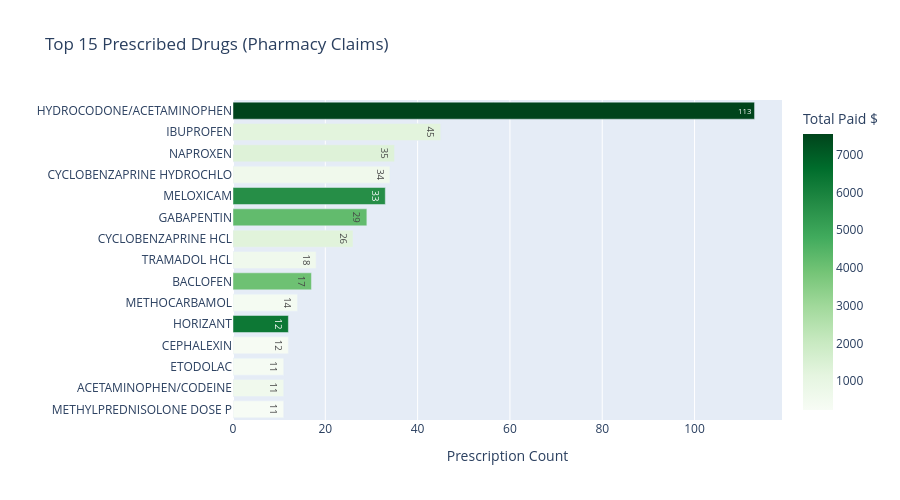

The notebook cell saved with this chart:
### Markdown cell above
## 3. Pharmacy Claims (SV4) — Drug Prescribing Trends

Top prescribed drugs, opioid vs. non-opioid patterns, and pharmacy cost trends over time.

### Code cell
# Pharmacy detail — drug-level data
rx_detail = con.sql("""
    SELECT
        bill_id,
        drug_name,
        ndc_billed_code AS ndc,
        CAST(drugs_supplies_billed_amount AS DOUBLE) AS billed_amount,
        CAST(total_amount_paid_per_line AS DOUBLE) AS paid_amount,
        CAST(drugs_supplies_quantity AS DOUBLE) AS quantity,
        CAST(drugs_supplies_number_of AS DOUBLE) AS days_supply,
        CAST(prescription_line_date AS DATE) AS rx_date,
        dispensed_as_written_code AS daw_code
    FROM (
        SELECT * FROM raw.pharmacy_detail_current
        UNION ALL SELECT * FROM raw.pharmacy_detail_historical
    )
    WHERE drug_name IS NOT NULL
""").df()

rx_detail['year'] = rx_detail['rx_date'].dt.year

# Top 15 drugs overall
top_drugs = rx_detail.groupby('drug_name').agg(
    rx_count=('drug_name', 'size'),
    total_billed=('billed_amount', 'sum'),
    total_paid=('paid_amount', 'sum'),
    avg_paid=('paid_amount', 'mean'),
    total_qty=('quantity', 'sum'),
).reset_index().sort_values('rx_count', ascending=False).head(15)

fig = px.bar(top_drugs, x='rx_count', y='drug_name', orientation='h',
             title='Top 15 Prescribed Drugs (Pharmacy Claims)',
             labels={'rx_count': 'Prescription Count', 'drug_name': ''},
             color='total_paid', color_continuous_scale='Greens',
             text='rx_count')
fig.update_layout(yaxis=dict(autorange='reversed'), height=500, coloraxis_colorbar_title='Total Paid $')
fig.show()

### Figure 1 — Plotly figure (JSON) as saved in the notebook; plotly's stock layout.template omitted (floating-point values rounded to 4 significant figures)
{"data": [{"hovertemplate": "Prescription Count=%{text}<br>=%{y}<br>total_paid=%{marker.color}<extra></extra>", "legendgroup": "", "marker": {"color": [7546.0, 1222.0, 1371.0, 604.4, 5635.0, 4204.0, 1280.0, 584.6, 4005.0, 361.4, 6300.0, 302.9, 311.9, 577.9, 232.6], "coloraxis": "coloraxis", "pattern": {"shape": ""}}, "name": "", "orientation": "h", "showlegend": false, "text": [113.0, 45.0, 35.0, 34.0, 33.0, 29.0, 26.0, 18.0, 17.0, 14.0, 12.0, 12.0, 11.0, 11.0, 11.0], "textposition": "auto", "type": "bar", "x": [113, 45, 35, 34, 33, 29, 26, 18, 17, 14, 12, 12, 11, 11, 11], "xaxis": "x", "y": ["HYDROCODONE/ACETAMINOPHEN", "IBUPROFEN", "NAPROXEN", "CYCLOBENZAPRINE HYDROCHLO", "MELOXICAM", "GABAPENTIN", "CYCLOBENZAPRINE HCL", "TRAMADOL HCL", "BACLOFEN", "METHOCARBAMOL", "HORIZANT", "CEPHALEXIN", "ETODOLAC", "ACETAMINOPHEN/CODEINE", "METHYLPREDNISOLONE DOSE P"], "yaxis": "y"}], "layout": {"barmode": "relative", "coloraxis": {"colorbar": {"title": {"text": "Total Paid $"}}, "colorscale": [[0, "rgb(247,252,245)"], [0.125, "rgb(229,245,224)"], [0.25, "rgb(199,233,192)"], [0.375, "rgb(161,217,155)"], [0.5, "rgb(116,196,118)"], [0.625, "rgb(65,171,93)"], [0.75, "rgb(35,139,69)"], [0.875, "rgb(0,109,44)"], [1, "rgb(0,68,27)"]]}, "height": 500, "legend": {"tracegroupgap": 0}, "title": {"text": "Top 15 Prescribed Drugs (Pharmacy Claims)"}, "xaxis": {"anchor": "y", "domain": [0, 1], "title": {"text": "Prescription Count"}}, "yaxis": {"anchor": "x", "autorange": "reversed", "domain": [0, 1], "title": {"text": ""}}}}
